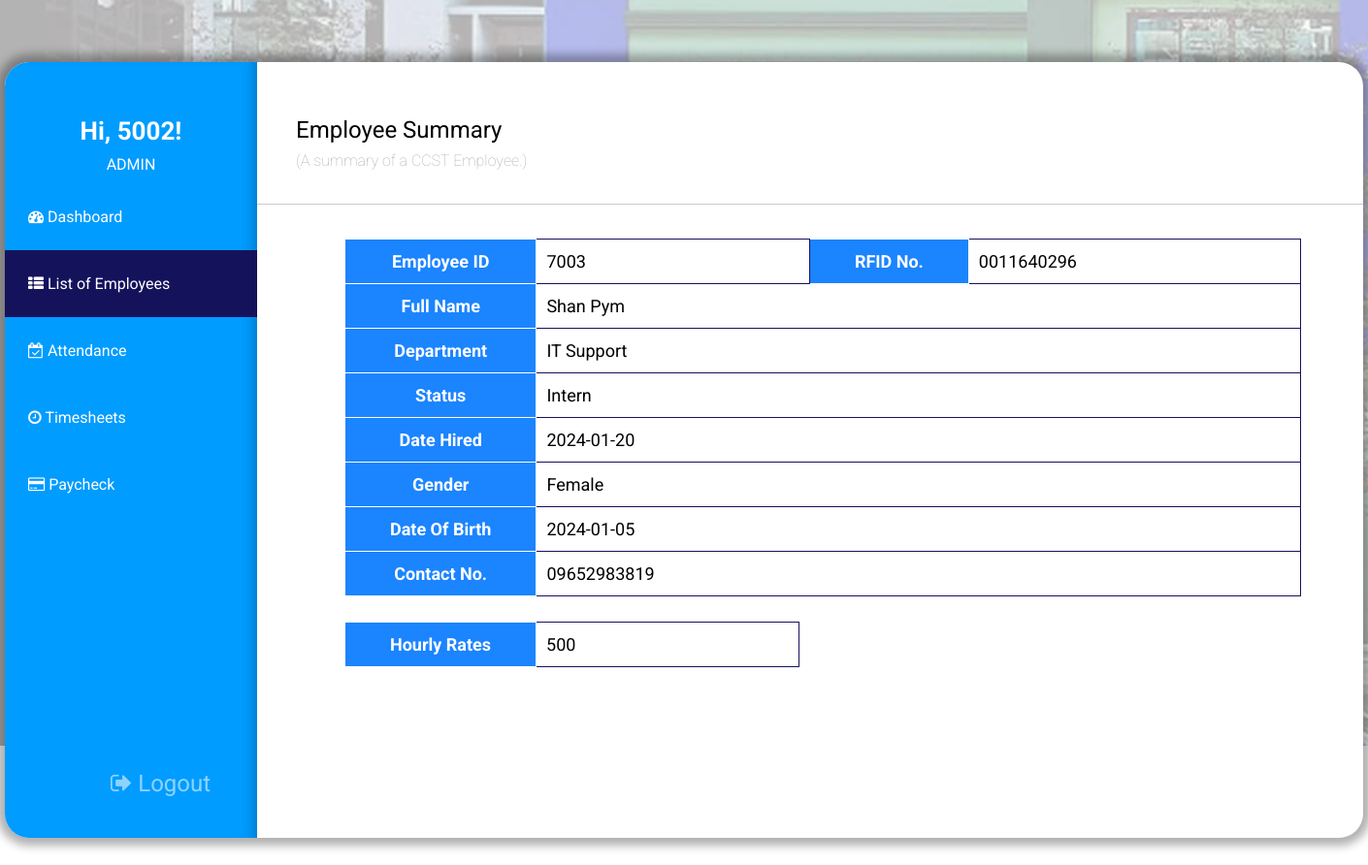
Screenshot of /admin/view.php?id_number=7003 (signed in) with the database file from the repository.
### tables this page shows
CREATE TABLE `employeedata` (
  `id_number` int(11) NOT NULL,
  `password` varchar(255) NOT NULL,
  `RFID_no` varchar(255) NOT NULL,
  `e_name` varchar(255) NOT NULL,
  `e_contactno` varchar(255) NOT NULL,
  `e_gender` varchar(255) NOT NULL,
  `e_dob` varchar(255) NOT NULL,
  `e_datehired` varchar(255) NOT NULL,
  `e_hourlyrates` varchar(255) NOT NULL,
  `e_department` varchar(255) NOT NULL,
  `status` varchar(255) NOT NULL,
  `total_hours` varchar(255) NOT NULL,
  `overtime` varchar(255) NOT NULL
);

### admin/view.php (the view, shortened to what this page needs)
<?php
    include("../dbconnection.php");
    $id_number = $_GET['id_number'];
    $sql = "SELECT * from employeedata WHERE id_number='$id_number'";
    $result = $conn->query($sql);
    $row = $result->fetch_assoc();
    ?>
<!DOCTYPE html>
<html lang="en">
<head>
    <link rel="stylesheet" href="view5.css">
    <link rel="stylesheet" href="https://cdnjs.cloudflare.com/ajax/libs/font-awesome/4.7.0/css/font-awesome.min.css">
</head>
<body>
    <div class="admin-container">
        <div class="nav-left">
            <div class="nav-left-information">
                <div class="admin-info">
                    <h1><?php
                            echo "Hi, " . $_SESSION['id_number'] . "!";
                        ?>
                    </h1>
                <p>ADMIN</p>
                </div>
                <ul>
                <li><a href="dashboard.php" id="dashboard"><i class="fa fa-tachometer" aria-hidden="true"></i> Dashboard</a></li>
                <li><a href="listofemployees.php" id="employees" class="active"><i class="fa fa-th-list" aria-hidden="true"></i> List of Employees</a></li>
                <li><a href="attendance/attendance.php" id="attendance"><i class="fa fa-calendar-check-o" aria-hidden="true"></i> Attendance</a></li>
                <li><a href="timesheet/timesheet.php" id="timesheets"><i class="fa fa-clock-o" aria-hidden="true"></i> Timesheets</a></li></a>
                <li><a href="paycheck/paycheck.php" id="paycheck"><i class="fa fa-credit-card" aria-hidden="true"></i> Paycheck</a></li>
                </ul>
            </div>
            <div class="logout">
                <form action="" method="post">
                    <a href="../logout.php"><i class="fa fa-sign-out" aria-hidden="true"></i> Logout</a>
                </form>
            </div>
        </div>
        <div class="summary-container">
            <div class="summary-title">
            <p>Employee Summary</p>
            <h1>(A summary of a CCST Employee.)</h1>
            </div>
            <div class="divider"></div>
            <div class="employment-information">
                <form action="update.php?id_number=<?=$row["id_number"]?>" method="post">
                <table>
                    <tr>
                    <th>Employee ID</th>
                    <td><?=$row["id_number"]?></td>
                    <th>RFID No.</th>
                    <td><?=$row["RFID_no"]?></td>
                    </tr>
                    <tr>
                    <th>Full Name</th>
                    <td colspan="4"><?=$row["e_name"]?> </td>
                    </tr>
                    <tr>
                    <th>Department</th>
                    <td colspan="4"><?=$row["e_department"]?></td>
                    </tr>
                    <tr>
                    <th>Status</th>
                    <td colspan="4"><?=$row["status"]?></td>
                    </tr>
                    <tr>
                    <th>Date Hired</th>
                    <td colspan="4"><?=$row["e_datehired"]?></td>
                    </tr>
                    <tr>
                    <tr>
                    <th>Gender</th>
                    <td colspan="4"><?=$row["e_gender"]?></td>
                    </tr>
                    <tr>
                    <th>Date Of Birth</th>
                    <td colspan="4"><?=$row["e_dob"]?></td>
                    </tr>
                    <tr>
                    <th>Contact No.</th>
                    <td colspan="4"><?=$row["e_contactno"]?></td>
                    </tr>
                </table>
                <table>
                <th>Hourly Rates</th>
                    <td colspan="4" id="second-table"><?=$row["e_hourlyrates"]?></td>
                </table>
                </form>
            </div>
        </div>
    </div>
</body>
</html>

### admin/view5.css (style rules this page uses)
* { box-sizing: border-box; margin: 0; padding: 0; font-family: Roboto; }
.admin-container { margin: auto; margin-top: 8vh; width: 1400px; height: 800px; position: relative; background-color: white; box-shadow: 0px 0px 10px 8px #0000004f; border-radius: 25px; }
.nav-left { float: left; width: 260px; background-color: #009cff; height: 800px; border-top-left-radius: 25px; border-bottom-left-radius: 25px; box-shadow: inset -12px 0px 13px -9px rgba(0, 0, 0, 0.24); }
.admin-info { color: white; padding-top: 56px; text-align: center; }
.admin-info p { padding: 10px; }
.admin-info h1 { font-size: 26px; }
.nav-left-information ul { list-style: none; padding: 0; margin: 0; margin-bottom: 260px; }
.nav-left-information ul li a { padding-left: 24px; padding: 18px; text-decoration: none; color: white; padding-top: 25px; padding-bottom: 25px; display: inline-block; padding-left: 24px; }
.nav-left-information ul li a.active { background-color: #15125c; width: 260px; }
.logout a { text-decoration: none; color: rgba(255, 255, 255, 0.555); padding: 18px; margin-left: 91px; font-size: 24px; }
.summary-container { border-radius: 25px; width: 1140; height: 800px; }
.summary-title p { padding-top: 56px; padding-left: 300px; font-size: 24px; }
.summary-title h1 { padding-left: 300px; font-size: 16px; font-weight: lighter; padding-top: 8px; color: #00000057; }
table { border-collapse: collapse; margin-top: 26px; margin-left: 350px; border: 1px solid black; font-size: 18px; }
table th { border: 1px solid rgb(255, 255, 255); padding: 12px 46px; background-color: #1b84ff; color: white; }
table td { padding: 10px; padding-right: 230px; border: 1px solid #15125c; }
.divider { border-top: 1px solid rgba(0, 0, 0, 0.205); margin-bottom: 35px; margin-top: 35px; }

### rows the page displays
employeedata: id_number "7003", RFID_no "0011640296", e_name "Shan Pym", e_department "IT Support", status "Intern", e_datehired "2024-01-20", e_gender "Female", e_dob "2024-01-05", e_contactno "09652983819", e_hourlyrates "500"

### other values shown
$_SESSION['id_number'] "5002"
